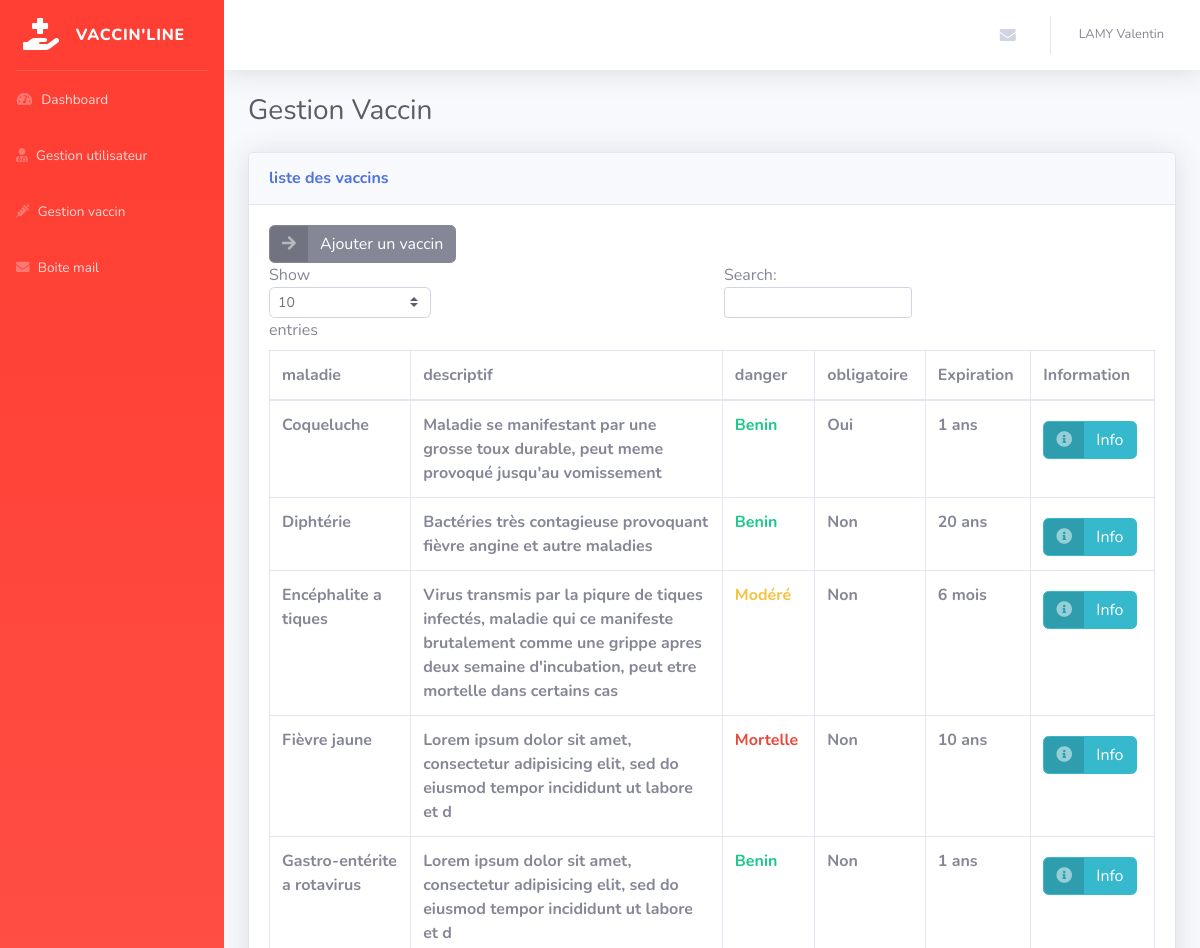
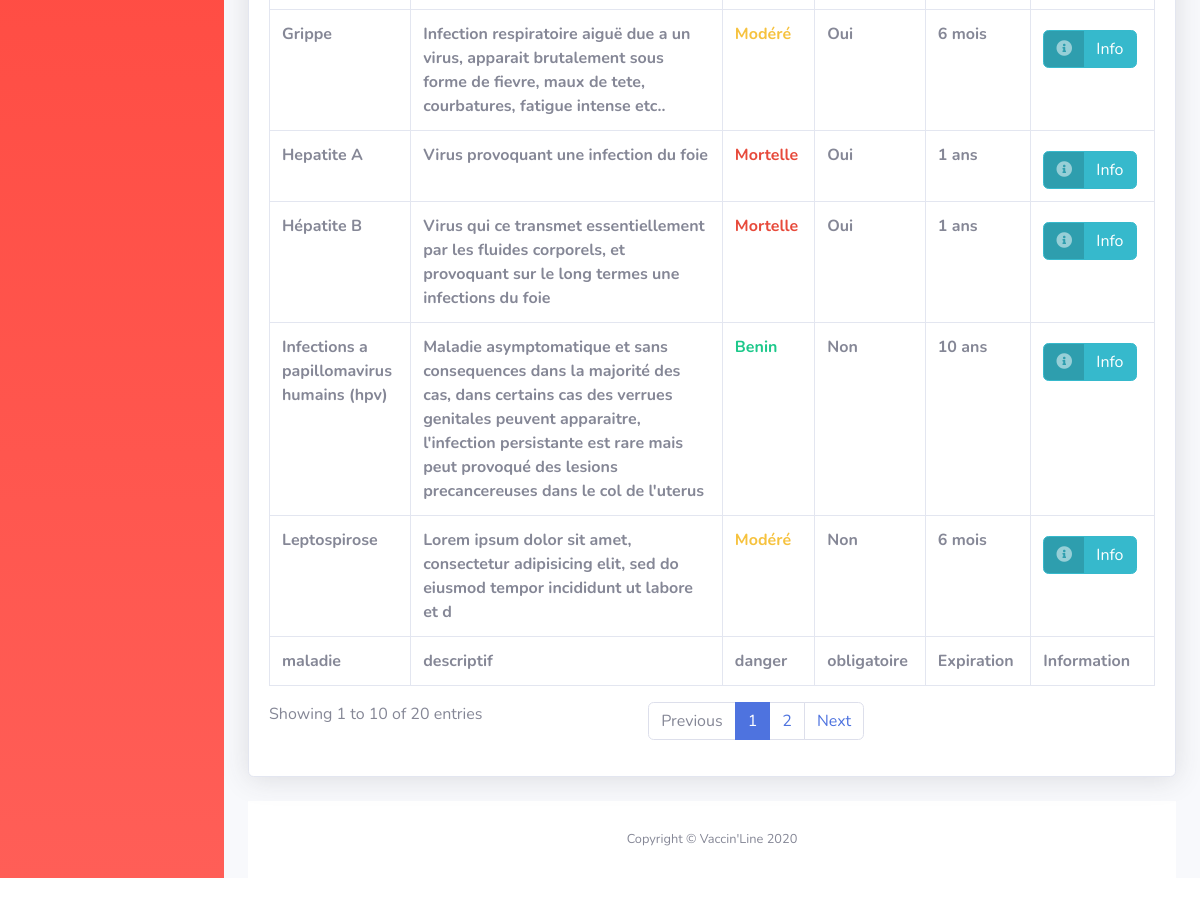
Screenshot of /admin/manage-vaccin.php (signed in) with the database file from the repository (2 pictures, top to bottom).
### tables this page shows
CREATE TABLE `vl_vaccins` (
  `id` int(11) NOT NULL,
  `maladie` varchar(255) NOT NULL,
  `descriptif` varchar(255) NOT NULL,
  `renouveler_le` datetime DEFAULT NULL,
  `expiration` int(10) NOT NULL,
  `obligatoire` varchar(20) NOT NULL,
  `danger` varchar(50) NOT NULL
);

### admin/manage-vaccin.php (the view, shortened to what this page needs)
<?php
include('../inc/pdo.php');
$title = 'Gestion Vaccin';
$sql = "SELECT * FROM vl_vaccins ORDER BY id";
$query = $pdo->prepare($sql);
$query->execute();
$vaccins = $query->fetchAll();
include('inc/header-back.php');
?>
<div class="container-fluid">
  <h1 class="h3 mb-4 text-gray-800"><?php echo $title; ?></h1>
  <div class="card shadow mb-4">
    <div class="card-header py-3">
      <h6 class="m-0 font-weight-bold text-primary">liste des vaccins</h6>
    </div>
    <div class="card-body">
      <div class="table-responsive">
        <a href="add-vaccin.php" class="btn btn-secondary btn-icon-split">
          <span class="icon text-white-50">
            <i class="fas fa-arrow-right"></i>
          </span>
          <span class="text">Ajouter un vaccin</span>
        </a>
        <table class="table table-bordered" id="dataTable" width="100%" cellspacing="0">
          <thead>
            <tr>
              <th>maladie</th>
              <th>descriptif</th>
              <th>danger</th>
              <th>obligatoire</th>
              <th>Expiration</th>
              <th>Information</th>
            </tr>
          </thead>
          <tfoot>
            <tr>
              <th>maladie</th>
              <th>descriptif</th>
              <th>danger</th>
              <th>obligatoire</th>
              <th>Expiration</th>
              <th>Information</th>
            </tr>
          </tfoot>
          <tbody>
            <?php foreach ($vaccins as $vaccin): ?>
              <tr>
                <th><?php echo ucfirst($vaccin['maladie']); ?></th>
                <th><?php echo ucfirst($vaccin['descriptif']); ?></th>
                <th <?php if($vaccin['danger'] == 'mortelle'){ echo 'class="text-danger"' ;}elseif($vaccin['danger'] == 'modéré'){echo 'class="text-warning"' ;}elseif($vaccin['danger'] == 'benin'){echo 'class="text-success"' ;} ?> ><?php echo ucfirst($vaccin['danger']); ?></th>
                <th><?php echo ucfirst($vaccin['obligatoire']); ?></th>
                    <th><?php if($vaccin['expiration'] == '15778800'){echo '6 mois';} elseif ($vaccin['expiration'] == '31557600'){echo '1 ans';}elseif ($vaccin['expiration'] == '63115200'){echo '2 ans';}elseif ($vaccin['expiration'] == '157788000'){ echo '5 ans';}elseif ($vaccin['expiration'] == '315576000'){ echo '10 ans';}elseif ($vaccin['expiration'] == '631152000'){ echo '20 ans';} ?></th>
                <th class="gerer">
                  <a href="single-vaccin.php?id=<?php echo $vaccin['id']; ?>" class="btn btn-info btn-icon-split">
                    <span class="icon text-white-50">
                      <i class="fas fa-info-circle"></i>
                    </span>
                    <span class="text">Info</span>
                  </a>
                </div>
              </th>
            </tr>
          <?php endforeach ?>
<?php
include('inc/footer-back.php');

### rows the page displays
vl_vaccins: maladie "Hepatite A", descriptif "Virus provoquant une infection du foie", danger "Mortelle", obligatoire "Oui", expiration "1 ans"
vl_vaccins: maladie "Diphtérie", descriptif "Bactéries très contagieuse provoquant fièvre angine et autre maladies", danger "Benin", obligatoire "Non", expiration "20 ans"
vl_vaccins: maladie "Coqueluche", descriptif "Maladie se manifestant par une grosse toux durable, peut meme provoqué jusqu'au vomissement", danger "Benin", obligatoire "Oui", expiration "1 ans"
vl_vaccins: maladie "Infections a papillomavirus humains (hpv)", descriptif "Maladie asymptomatique et sans consequences dans la majorité des cas, dans certains cas des verrues genitales peuvent apparaitre, l'infection persistante est rare mais peut provoqué des lesions precancereuses dans le col de l'uterus", danger "Benin", obligatoire "Non", expiration "10 ans"
vl_vaccins: maladie "Encéphalite a tiques", descriptif "Virus transmis par la piqure de tiques infectés, maladie qui ce manifeste brutalement comme une grippe apres deux semaine d'incubation, peut etre mortelle dans certains cas", danger "Modéré", obligatoire "Non", expiration "6 mois"
vl_vaccins: maladie "Hépatite B", descriptif "Virus qui ce transmet essentiellement par les fluides corporels, et provoquant sur le long termes une infections du foie", danger "Mortelle", obligatoire "Oui", expiration "1 ans"
vl_vaccins: maladie "Grippe", descriptif "Infection respiratoire aiguë due a un virus, apparait brutalement sous forme de fievre, maux de tete, courbatures, fatigue intense etc..", danger "Modéré", obligatoire "Oui", expiration "6 mois"
vl_vaccins: maladie "Gastro-entérite a rotavirus", descriptif "Lorem ipsum dolor sit amet, consectetur adipisicing elit, sed do eiusmod tempor incididunt ut labore et d", danger "Benin", obligatoire "Non", expiration "1 ans"
vl_vaccins: maladie "Leptospirose", descriptif "Lorem ipsum dolor sit amet, consectetur adipisicing elit, sed do eiusmod tempor incididunt ut labore et d", danger "Modéré", obligatoire "Non", expiration "6 mois"
vl_vaccins: maladie "Fièvre jaune", descriptif "Lorem ipsum dolor sit amet, consectetur adipisicing elit, sed do eiusmod tempor incididunt ut labore et d", danger "Mortelle", obligatoire "Non", expiration "10 ans"

### other values shown
mb_strtoupper($_SESSION['user']['nom']) "LAMY"
$_SESSION['user']['prenom'] "Valentin"
$title "Gestion Vaccin"
